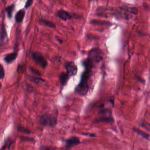
#> input picture ColorRectalCancerClassification_FlyAI/data/input/img/32.tif, 150 x 150 px
$ python show_img.py
#> lines starting #> are read from the running program, lines starting #| are printed output that depends on the picture
from PIL import Image
import numpy
from path import DATA_PATH
import os

# [5 lines of commented-out code are left out]

import cv2
path = os.path.join(DATA_PATH, 'img', '32.tif')
img = cv2.imread(path)
#> img is the input picture: shape (150, 150, 3); mean B, G, R 100.4, 65.4, 153.4
print(img.shape)
#| (150, 150, 3)
img = cv2.resize(img, (128, 128))
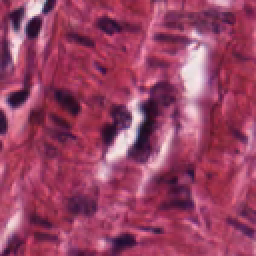
#> img: shape (128, 128, 3) (shown 2 times larger); mean B, G, R 100.3, 65.2, 153.3
img = cv2.cvtColor(img, cv2.COLOR_BGR2RGB)
img = img / 255.0
cv2.imshow('result.jpg',img)
cv2.waitKey(0)

$ run again, with ColorRectalCancerClassification_FlyAI/data/input/img/1098.tif copied over ColorRectalCancerClassification_FlyAI/data/input/img/32.tif
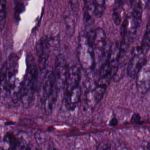
#> input picture ColorRectalCancerClassification_FlyAI/data/input/img/1098.tif, 150 x 150 px
#> img is the input picture: shape (150, 150, 3); mean B, G, R 103.4, 52.9, 99.3
#| (150, 150, 3)
#> `img = cv2.resize(img, (128, 128))`:
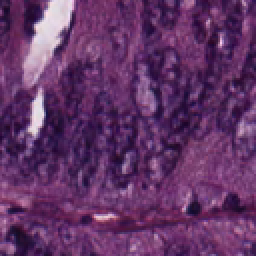
#> img: shape (128, 128, 3) (shown 2 times larger); mean B, G, R 103.3, 52.8, 99.2

$ run again, with ColorRectalCancerClassification_FlyAI/data/input/img/1102.tif copied over ColorRectalCancerClassification_FlyAI/data/input/img/32.tif
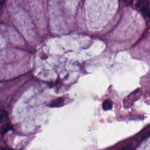
#> input picture ColorRectalCancerClassification_FlyAI/data/input/img/1102.tif, 150 x 150 px
#> img is the input picture: shape (150, 150, 3); mean B, G, R 173.8, 141.5, 169.7
#| (150, 150, 3)
#> `img = cv2.resize(img, (128, 128))`:
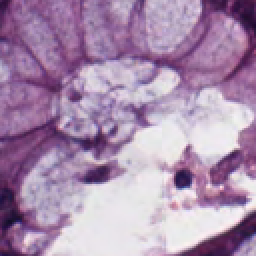
#> img: shape (128, 128, 3) (shown 2 times larger); mean B, G, R 173.6, 141.4, 169.5

$ run again, with ColorRectalCancerClassification_FlyAI/data/input/img/1123.tif copied over ColorRectalCancerClassification_FlyAI/data/input/img/32.tif
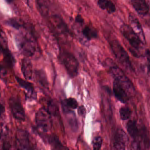
#> input picture ColorRectalCancerClassification_FlyAI/data/input/img/1123.tif, 150 x 150 px
#> img is the input picture: shape (150, 150, 3); mean B, G, R 81.5, 45.7, 126.1
#| (150, 150, 3)
#> `img = cv2.resize(img, (128, 128))`:
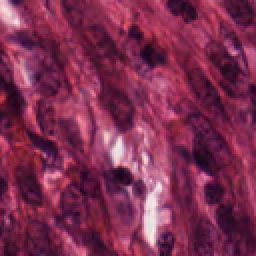
#> img: shape (128, 128, 3) (shown 2 times larger); mean B, G, R 81.3, 45.6, 126
